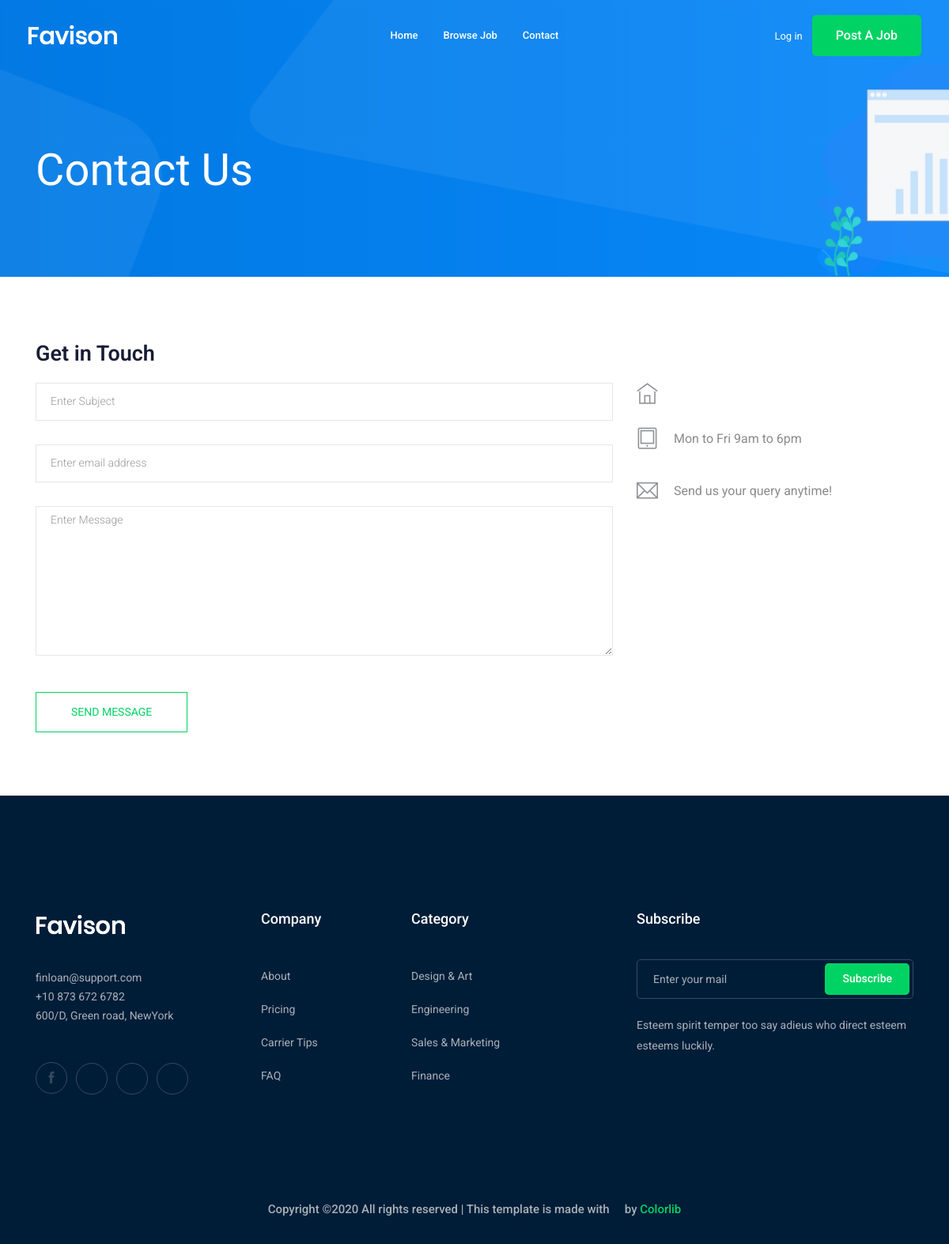
The app's page /contact/, older data.
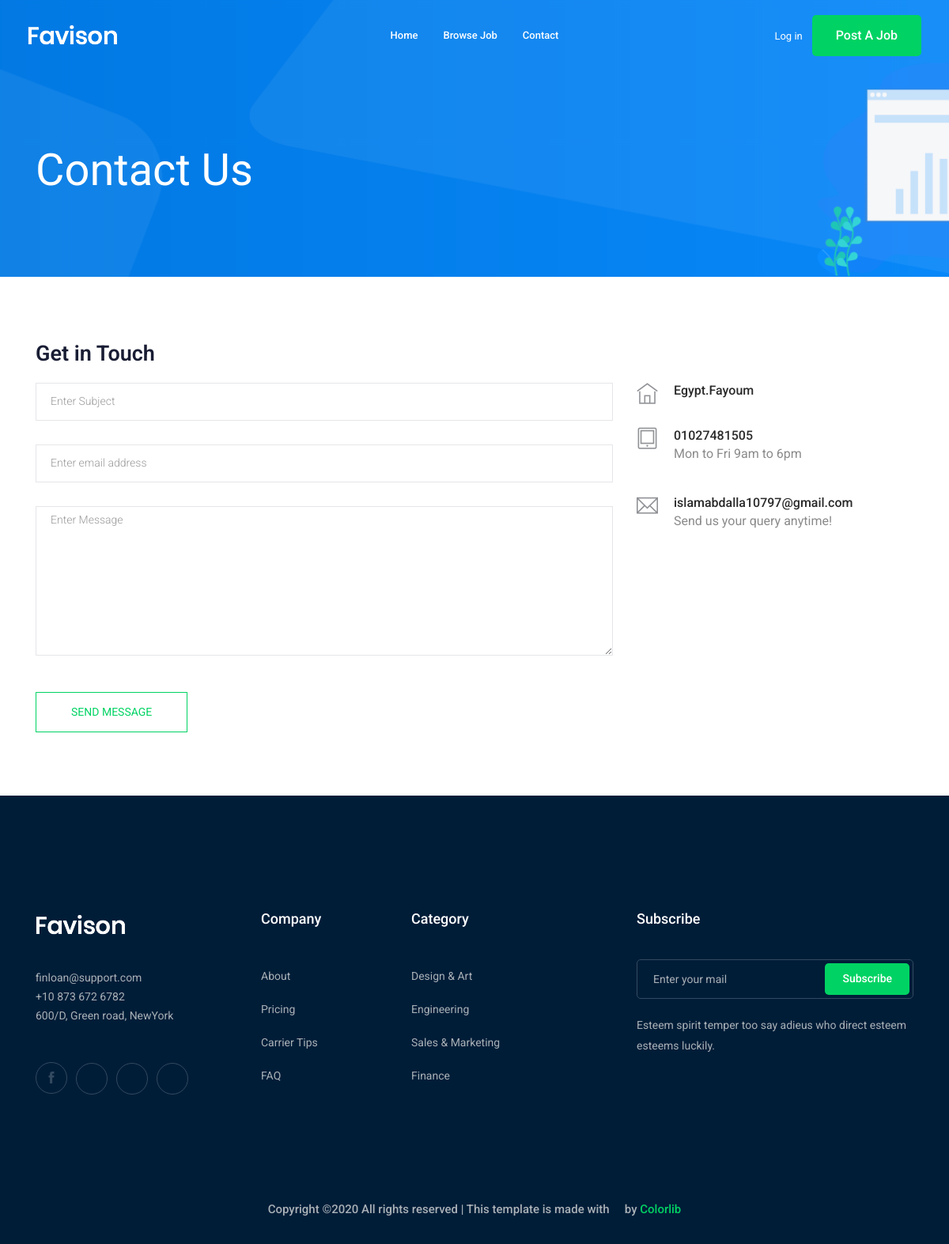
The same page, newer data.
### contact/models.py (models this page shows, shortened)
class Info (models.Model):
    place = models.CharField(max_length=50)
    phone_number = models.CharField(max_length=20)
    email = models.EmailField (max_length=50)

### contact/views.py (the view)
# urls.py: path('',views.send_message, name = 'contact'),
def send_message(request):
    myinfo = Info.objects.first()
    if request.method == 'POST':
        subject = request.POST ['subject']
        email = request.POST ['email']
        message = request.POST ['message']
        send_mail(subject,message,settings.EMAIL_HOST_USER,[email])
    return render (request , 'contact/contact.html',{'myinfo':myinfo})

### contact/templates/contact/contact.html (shortened to what this page needs)
{% extends 'base.html'%}
{% block body %}
    <div class="bradcam_area bradcam_bg_1">
        <div class="container">
            <div class="row">
                <div class="col-xl-12">
                    <div class="bradcam_text">
                        <h3>Contact Us</h3>
                    </div>
                </div>
            </div>
        </div>
    </div>
  <section class="contact-section section_padding">
    <div class="container">
      <div class="row">
        <div class="col-12">
          <h2 class="contact-title">Get in Touch</h2>
        </div>
        <div class="col-lg-8">
          <form class="form-contact contact_form" method="post" >
            <div class="row">
                <div class="col-12">
                    <div class="form-group">
                      <input class="form-control" name="subject" id="subject" type="text" onfocus="this.placeholder = ''" onblur="this.placeholder = 'Enter Subject'" placeholder = 'Enter Subject'>
                    </div>
                  </div>
                <div class="col-sm-12">
                    <div class="form-group">
                      <input class="form-control" name="email" id="email" type="email" onfocus="this.placeholder = ''" onblur="this.placeholder = 'Enter email address'" placeholder = 'Enter email address'>
                    </div>
                </div>
              <div class="col-12">
                <div class="form-group">
                    <textarea class="form-control w-100" name="message" id="message" cols="30" rows="9" onfocus="this.placeholder = ''" onblur="this.placeholder = 'Enter Message'" placeholder = 'Enter Message'></textarea>
                </div>
              </div>
            </div>
            <div class="form-group mt-3">
              <button type="submit" class="button button-contactForm btn_4 boxed-btn">Send Message</button>
            </div>
          </form>
        </div>
        <div class="col-lg-4">
          <div class="media contact-info">
            <span class="contact-info__icon"><i class="ti-home"></i></span>
            <div class="media-body">
              <h3>{{myinfo.place}}</h3>
            </div>
          </div>
          <div class="media contact-info">
            <span class="contact-info__icon"><i class="ti-tablet"></i></span>
            <div class="media-body">
              <h3>{{myinfo.phone_number}}</h3>
              <p>Mon to Fri 9am to 6pm</p>
            </div>
          </div>
          <div class="media contact-info">
            <span class="contact-info__icon"><i class="ti-email"></i></span>
            <div class="media-body">
              <h3>{{myinfo.email}}</h3>
              <p>Send us your query anytime!</p>
            </div>
          </div>
        </div>
      </div>
    </div>
  </section>
{% endblock body %}

Row changes from the older to the newer data that the page shows:
added Info: place "Egypt.Fayoum", phone_number "01027481505", email "islamabdalla10797@gmail.com"
